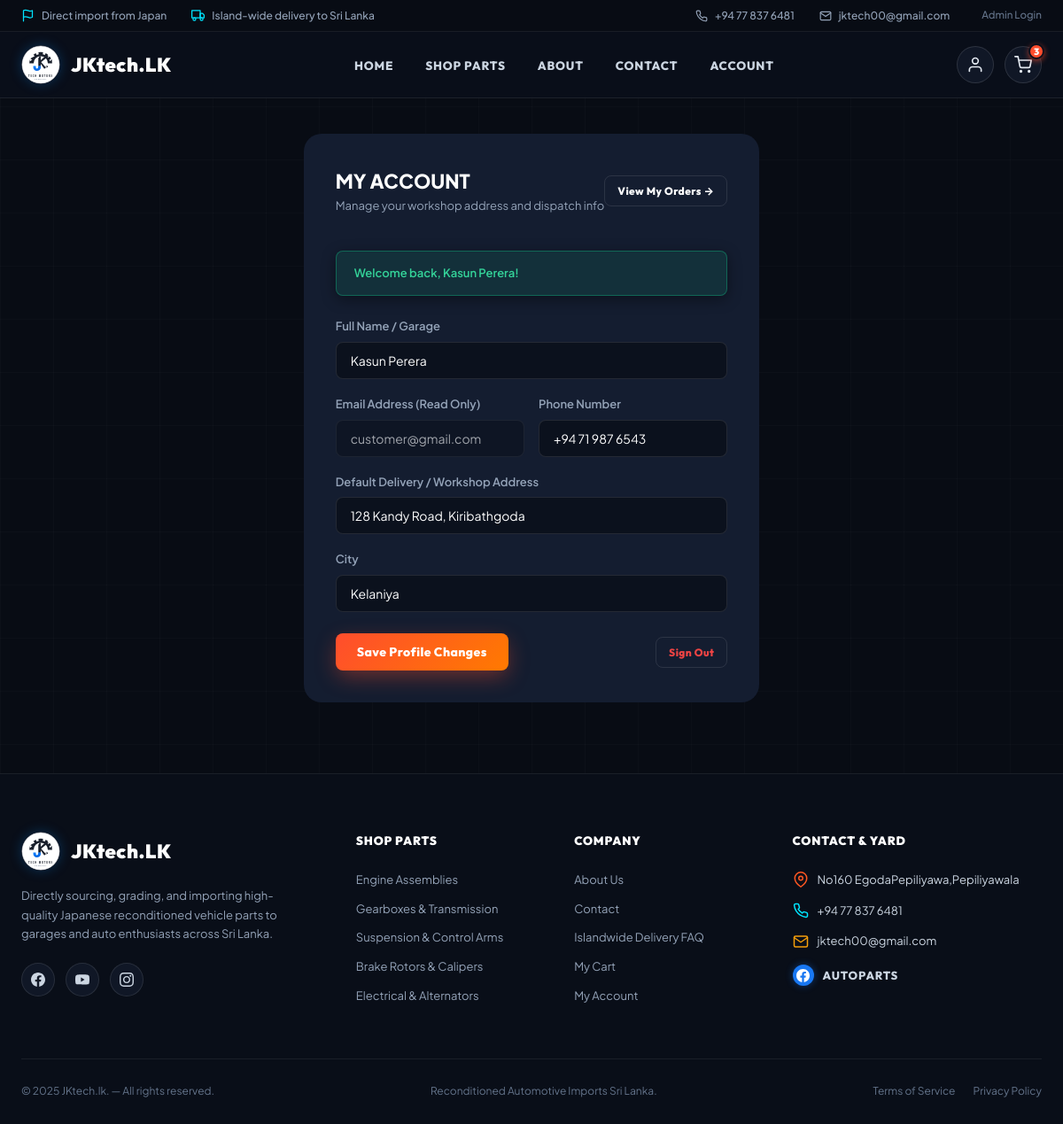
The app's page /profile.php (signed in) with its own data.
### tables this page shows
CREATE TABLE `users` (
  `id` INT UNSIGNED AUTO_INCREMENT PRIMARY KEY,
  `name` VARCHAR(100) NOT NULL,
  `email` VARCHAR(150) NOT NULL UNIQUE,
  `password` VARCHAR(255) NOT NULL,
  `phone` VARCHAR(30) DEFAULT NULL,
  `address` TEXT DEFAULT NULL,
  `city` VARCHAR(80) DEFAULT 'Colombo',
  `role` ENUM('customer', 'admin') NOT NULL DEFAULT 'customer',
  `created_at` TIMESTAMP DEFAULT CURRENT_TIMESTAMP
);

### includes/functions.php (called while the page is built, shortened)
<?php
function getFlash() {
    if (isset($_SESSION['flash'])) {
        $flash = $_SESSION['flash'];
        return $flash;
    }
    return null;
}

### profile.php (the view, shortened to what this page needs)
<?php
require_once __DIR__ . '/includes/functions.php';
$user = currentUser();
$pdo = getDbConnection();
$userData = $user;
if ($pdo) {
    $stmt = $pdo->prepare("SELECT * FROM users WHERE id = ?");
    $stmt->execute([$user['id']]);
    $dbUser = $stmt->fetch();
    if ($dbUser) $userData = $dbUser;
}
$flash = getFlash();
?>
<!DOCTYPE html>
<html lang="en">
<head>
  <link rel="stylesheet" href="assets/css/style.css">
</head>
<body>
  <?php include __DIR__ . '/includes/navbar.php'; ?>
  <div class="container">
    <div class="profile-card">
      <div class="flex justify-between items-center" style="margin-bottom: 24px; border-bottom: 1px solid var(--border-color); padding-bottom: 16px;">
        <div>
          <h1 style="font-size: 22px; font-weight: 800; color: #fff;">MY ACCOUNT</h1>
          <p style="font-size: 13px; color: var(--text-muted);">Manage your workshop address and dispatch info</p>
        </div>
        <a href="orders.php" class="btn btn-outline btn-sm">View My Orders &rarr;</a>
      </div>
      <?php if ($flash): ?>
        <div class="alert alert-<?= htmlspecialchars($flash['type']) ?>">
          <span><?= htmlspecialchars($flash['message']) ?></span>
        </div>
      <?php endif; ?>
      <form method="POST" action="profile.php">
        <div class="form-group">
          <label class="form-label">Full Name / Garage</label>
          <input type="text" name="name" class="form-control" value="<?= htmlspecialchars($userData['name'] ?? '') ?>" required>
        </div>
        <div class="grid" style="grid-template-columns: 1fr 1fr; gap: 16px;">
          <div class="form-group">
            <label class="form-label">Email Address (Read Only)</label>
            <input type="email" class="form-control" value="<?= htmlspecialchars($userData['email'] ?? '') ?>" readonly style="opacity: 0.6;">
          </div>
          <div class="form-group">
            <label class="form-label">Phone Number</label>
            <input type="text" name="phone" class="form-control" value="<?= htmlspecialchars($userData['phone'] ?? '') ?>">
          </div>
        </div>
        <div class="form-group">
          <label class="form-label">Default Delivery / Workshop Address</label>
          <input type="text" name="address" class="form-control" value="<?= htmlspecialchars($userData['address'] ?? '') ?>">
        </div>
        <div class="form-group">
          <label class="form-label">City</label>
          <input type="text" name="city" class="form-control" value="<?= htmlspecialchars($userData['city'] ?? 'Colombo') ?>">
        </div>
        <div class="flex justify-between items-center" style="margin-top: 24px;">
          <button type="submit" class="btn btn-primary">Save Profile Changes</button>
          <a href="logout.php" class="btn btn-outline btn-sm" style="color: #ef4444;">Sign Out</a>
        </div>
      </form>
    </div>
  </div>
  <?php include __DIR__ . '/includes/footer.php'; ?>
</body>
</html>

### assets/css/style.css (style rules this page uses)
:root { --bg-main: #080C14; --bg-surface: #0E1524; --bg-card: #141D30; --bg-card-hover: #1A2640; --bg-glass: rgba(18, 26, 42, 0.75); --bg-input: #0B111D; --primary: #FF4D2D; --primary-hover: #FF6647; --primary-glow: rgba(255, 77, 45, 0.45); --primary-gradient: linear-gradient(135deg, #FF4D2D 0%, #FF7A00 100%); --neon-cyan: #06B6D4; --neon-cyan-glow: rgba(6, 182, 212, 0.4); --neon-blue: #3B82F6; --neon-emerald: #10B981; --neon-amber: #F59E0B; --text-main: #FFFFFF; --text-muted: #94A3B8; --text-dim: #64748B; --border-subtle: rgba(255, 255, 255, 0.07); --border-card: rgba(255, 255, 255, 0.1); --border-cyan-glow: rgba(6, 182, 212, 0.35); --border-orange-glow: rgba(255, 77, 45, 0.35); --radius-xs: 4px; --radius-sm: 8px; --radius-md: 12px; --radius-lg: 20px; --radius-pill: 9999px; --shadow-sm: 0 4px 16px rgba(0, 0, 0, 0.4); --shadow-md: 0 12px 36px rgba(0, 0, 0, 0.55); --shadow-card-glow: 0 10px 30px -5px rgba(6, 182, 212, 0.25); --shadow-orange-glow: 0 8px 24px -2px rgba(255, 77, 45, 0.4); --font-display: 'Outfit', -apple-system, sans-serif; --font-body: 'Plus Jakarta Sans', -apple-system, sans-serif; --font-mono: 'JetBrains Mono', monospace; }
* { margin: 0; padding: 0; box-sizing: border-box; }
html { scroll-behavior: smooth; }
body { font-family: var(--font-body); background-color: var(--bg-main); color: var(--text-main); line-height: 1.6; min-height: 100vh; display: flex; flex-direction: column; overflow-x: hidden; position: relative; -webkit-font-smoothing: antialiased; }
body::before { content: ""; position: fixed; top: 0; left: 0; right: 0; bottom: 0; background-image: linear-gradient(rgba(255, 255, 255, 0.018) 1px, transparent 1px), linear-gradient(90deg, rgba(255, 255, 255, 0.018) 1px, transparent 1px); background-size: 60px 60px; pointer-events: none; z-index: 0; }
a { color: inherit; text-decoration: none; transition: all 0.25s cubic-bezier(0.16, 1, 0.3, 1); }
.container { max-width: 1320px; margin: 0 auto; padding: 0 24px; position: relative; z-index: 1; }
.flex { display: flex; }
.items-center { align-items: center; }
.justify-between { justify-content: space-between; }
.grid { display: grid; }
.btn { display: inline-flex; align-items: center; justify-content: center; gap: 9px; padding: 12px 24px; font-family: var(--font-display); font-size: 14px; font-weight: 800; border-radius: var(--radius-sm); cursor: pointer; transition: all 0.25s cubic-bezier(0.16, 1, 0.3, 1); border: none; text-align: center; position: relative; overflow: hidden; letter-spacing: 0.4px; }
.btn-primary { background: var(--primary-gradient); color: #ffffff; box-shadow: var(--shadow-orange-glow); }
.btn-primary::after { content: ""; position: absolute; top: -50%; left: -50%; width: 200%; height: 200%; background: linear-gradient( 60deg, transparent 40%, rgba(255, 255, 255, 0.3) 50%, transparent 60% ); transform: translateX(-100%) rotate(45deg); transition: transform 0.6s ease; }
.btn-outline { background: transparent; border: 1px solid var(--border-card); color: var(--text-main); }
.btn-sm { padding: 7px 14px; font-size: 12px; }
.form-group { margin-bottom: 18px; }
.form-label { display: block; font-size: 13px; font-weight: 600; color: var(--text-muted); margin-bottom: 7px; }
.form-control { width: 100%; background: var(--bg-input); border: 1px solid var(--border-card); border-radius: var(--radius-sm); padding: 11px 16px; color: var(--text-main); font-size: 14px; transition: all 0.25s ease; font-family: var(--font-body); }
.alert { padding: 14px 20px; border-radius: var(--radius-sm); font-size: 13px; font-weight: 600; margin-bottom: 24px; display: flex; align-items: center; justify-content: space-between; box-shadow: var(--shadow-sm); animation: floatAnimation 0.4s ease; }
.alert-success { background: rgba(16, 185, 129, 0.12); border: 1px solid rgba(16, 185, 129, 0.4); color: #34d399; }

### profile.php (style rules this page uses)
.profile-card { max-width: 650px; margin: 40px auto 80px; background: var(--bg-card); border: 1px solid var(--border-color); border-radius: var(--radius-lg); padding: 36px; }

### records on screen
users: name "Kasun Perera", email "customer@gmail.com", phone "+94 71 987 6543", address "128 Kandy Road, Kiribathgoda", city "Kelaniya"

### other values on screen
$flash['message'] "Welcome back, Kasun Perera!"
